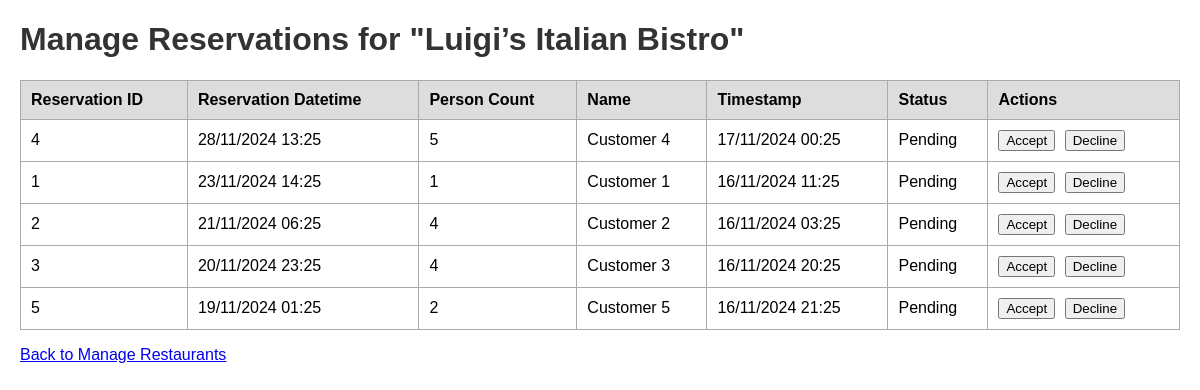
The page /my_reservations (signed in) on the database as committed earlier.
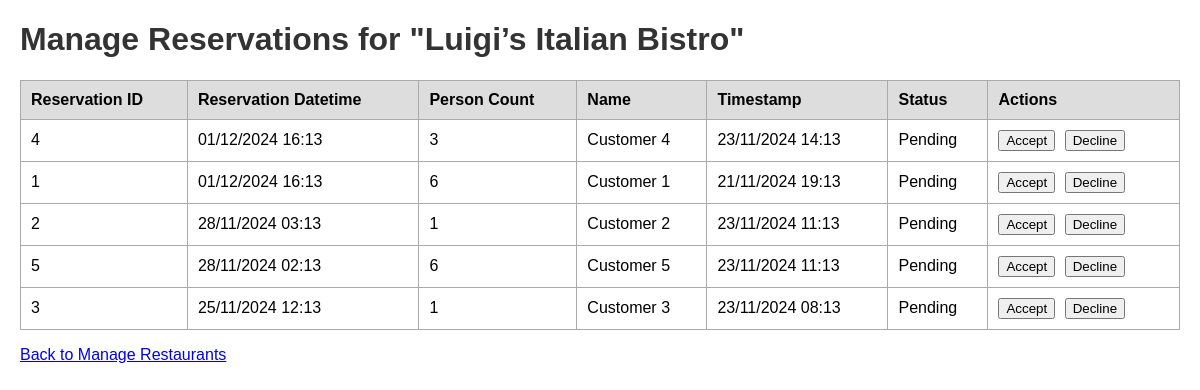
The same page on the database as committed later.
### app/models.py (models this page shows, shortened)
class Restaurant(db.Model):
    __tablename__ = 'restaurants'
    id = db.Column(db.Integer, primary_key=True)
    name = db.Column(db.String(100), nullable=False)
    address = db.Column(db.String(200), nullable=False)
    phone_number = db.Column(db.String(20), nullable=False)
    description = db.Column(db.Text, nullable=False)
    manager_id = db.Column(db.Integer, db.ForeignKey('users.id'), nullable=False, unique=True)
    latitude = db.Column(db.Float, nullable=True) # Nullable for now
    longitude = db.Column(db.Float, nullable=True) # Nullable for now
    categories = db.relationship(
        'Category',
        secondary=restaurant_categories,
        back_populates='restaurants'
    )
    reservations = db.relationship('Reservation', back_populates='restaurant', cascade='all, delete-orphan')
    manager = db.relationship('User', back_populates='restaurant', uselist=False)

class Reservation(db.Model):
    __tablename__ = 'reservations'
    id = db.Column(db.Integer, primary_key=True)
    reservation_datetime = db.Column(db.DateTime, nullable=False)
    timestamp = db.Column(db.DateTime, default=datetime.utcnow, nullable=False)
    person_count = db.Column(db.Integer, nullable=False)
    restaurant_id = db.Column(db.Integer, db.ForeignKey('restaurants.id'), nullable=False)
    name = db.Column(db.String(100), nullable=False)
    status = db.Column(db.String(20), nullable=False, default='pending')
    frontend_user_id = db.Column(db.Integer, db.ForeignKey('frontend_users.id'), nullable=True)
    restaurant = db.relationship('Restaurant', back_populates='reservations')
    frontend_user = db.relationship('FrontendUser', back_populates='reservations')

### app/main/routes.py (the view)
@bp.route('/my_reservations')
@login_required
def my_reservations():
    user_restaurant = current_user.restaurant
    if not user_restaurant:
        flash('You do not have a restaurant associated with your account.', 'warning')
        return redirect(url_for('main.create_restaurant'))
    reservations = Reservation.query.filter_by(restaurant_id=user_restaurant.id).order_by(
        Reservation.reservation_datetime.desc()
    ).all()
    return render_template('manage_reservations.html', reservations=reservations, restaurant=user_restaurant)

### app/__init__.py (called while the page is built)
def create_app(config_class=Config):
    app = Flask(__name__)
    app.config.from_object(config_class)
    db.init_app(app)
    migrate.init_app(app, db)
    login_manager.init_app(app)
    from app.main import bp as main_bp
    app.register_blueprint(main_bp)
    from app.auth import bp as auth_bp
    app.register_blueprint(auth_bp, url_prefix='/auth')
    from app.models import User
    @login_manager.user_loader
    def load_user(user_id):
        return User.query.get(int(user_id))
    return app

### app/templates/manage_reservations.html (shortened to what this page needs)
<!DOCTYPE html>
<html lang="en">
<head>
</head>
<body>
    <h1>Manage Reservations for "{{ restaurant.name }}"</h1>
    <table>
        <thead>
            <tr>
                <th>Reservation ID</th>
                <th>Reservation Datetime</th>
                <th>Person Count</th>
                <th>Name</th>
                <th>Timestamp</th>
                <th>Status</th>
                <th>Actions</th>
            </tr>
        </thead>
        <tbody>
            {% for reservation in reservations %}
                <tr>
                    <td>{{ reservation.id }}</td>
                    <td>{{ reservation.reservation_datetime.strftime('%d/%m/%Y %H:%M') }}</td>
                    <td>{{ reservation.person_count }}</td>
                    <td>{{ reservation.name }}</td>
                    <td>{{ reservation.timestamp.strftime('%d/%m/%Y %H:%M') }}</td>
                    <td>{{ reservation.status.capitalize() }}</td>
                    <td class="action-buttons">
                        {% if reservation.status == 'pending' %}
                            <form method="POST" action="{{ url_for('main.update_reservation_status', reservation_id=reservation.id) }}" style="display:inline;">
                                <button type="submit">Accept</button>
                            </form>
                            <form method="POST" action="{{ url_for('main.update_reservation_status', reservation_id=reservation.id) }}" style="display:inline;">
                                <button type="submit">Decline</button>
                            </form>
                        {% else %}
                            N/A
                        {% endif %}
                    </td>
                </tr>
            {% else %}
                <tr>
                    <td colspan="7">No upcoming reservations.</td>
                </tr>
            {% endfor %}
        </tbody>
    </table>
    <p><a href="{{ url_for('main.manage_restaurants') }}">Back to Manage Restaurants</a></p>
</body>
</html>

### app/templates/manage_reservations.html (style rules this page uses)
body { font-family: Arial, sans-serif; margin: 20px; }
h1 { color: #333; }
table { width: 100%; border-collapse: collapse; margin-top: 20px; }
th, td { border: 1px solid #aaa; padding: 10px; text-align: left; }
th { background-color: #ddd; }
.action-buttons button { margin-right: 5px; }

Rows that differ between the two databases and show on the page:
changed Reservation "Customer 4": reservation_datetime "28/11/2024 13:25" → "01/12/2024 16:13"; person_count "5" → "3"; timestamp "17/11/2024 00:25" → "23/11/2024 14:13"
changed Reservation "Customer 1": reservation_datetime "23/11/2024 14:25" → "01/12/2024 16:13"; person_count "1" → "6"; timestamp "16/11/2024 11:25" → "21/11/2024 19:13"
changed Reservation "Customer 2": reservation_datetime "21/11/2024 06:25" → "28/11/2024 03:13"; person_count "4" → "1"; timestamp "16/11/2024 03:25" → "23/11/2024 11:13"
changed Reservation "Customer 5": reservation_datetime "19/11/2024 01:25" → "28/11/2024 02:13"; person_count "2" → "6"; timestamp "16/11/2024 21:25" → "23/11/2024 11:13"; moves up the list
changed Reservation "Customer 3": reservation_datetime "20/11/2024 23:25" → "25/11/2024 12:13"; person_count "4" → "1"; timestamp "16/11/2024 20:25" → "23/11/2024 08:13"
